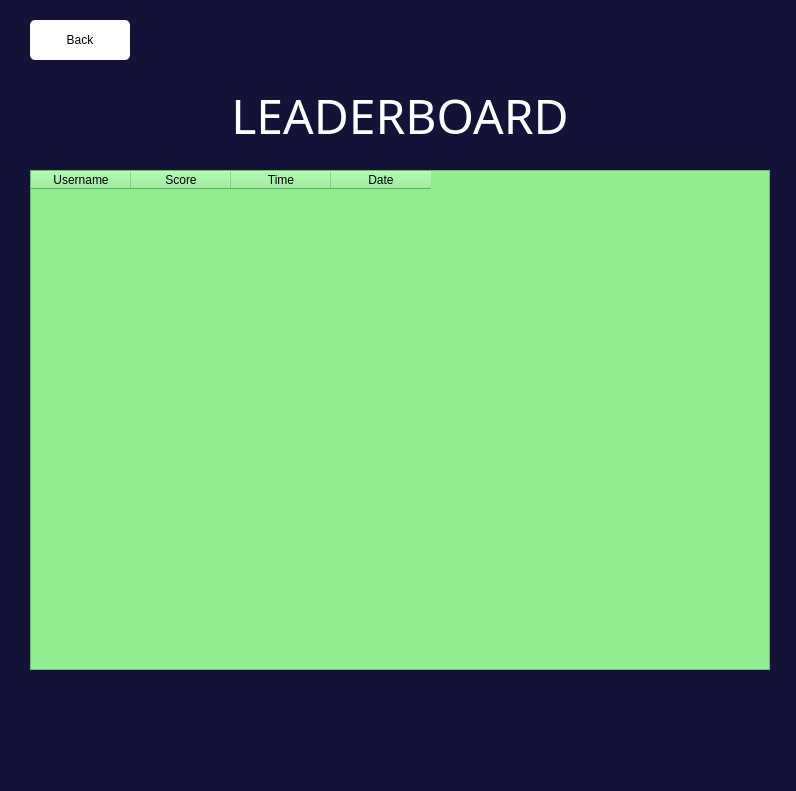
<?xml version="1.0" encoding="UTF-8"?>
<ui version="4.0">
 <class>Dialog</class>
 <widget class="QDialog" name="Dialog">
  <property name="geometry">
   <rect>
    <x>0</x>
    <y>0</y>
    <width>796</width>
    <height>791</height>
   </rect>
  </property>
  <property name="windowTitle">
   <string>Dialog</string>
  </property>
  <property name="styleSheet">
   <string notr="true">background-color:#131239;</string>
  </property>
  <widget class="QPushButton" name="f_back">
   <property name="geometry">
    <rect>
     <x>30</x>
     <y>20</y>
     <width>100</width>
     <height>40</height>
    </rect>
   </property>
   <property name="cursor">
    <cursorShape>PointingHandCursor</cursorShape>
   </property>
   <property name="styleSheet">
    <string notr="true">font: 75 italic 14pt &quot;Georgia&quot;;
background:white;
border-radius:5px;
color:black;</string>
   </property>
   <property name="text">
    <string>Back</string>
   </property>
   <property name="icon">
    <iconset>
     <normaloff>../Images and icon/Back.png</normaloff>../Images and icon/Back.png</iconset>
   </property>
   <property name="iconSize">
    <size>
     <width>25</width>
     <height>25</height>
    </size>
   </property>
  </widget>
  <widget class="QLabel" name="labelHeading">
   <property name="geometry">
    <rect>
     <x>150</x>
     <y>80</y>
     <width>500</width>
     <height>70</height>
    </rect>
   </property>
   <property name="font">
    <font>
     <family>Copperplate Gothic Light</family>
     <pointsize>36</pointsize>
     <weight>50</weight>
     <italic>false</italic>
     <bold>false</bold>
    </font>
   </property>
   <property name="styleSheet">
    <string notr="true">font: 36pt &quot;Copperplate Gothic Light&quot;;
color:white;

</string>
   </property>
   <property name="text">
    <string>LEADERBOARD</string>
   </property>
   <property name="alignment">
    <set>Qt::AlignCenter</set>
   </property>
  </widget>
  <widget class="QTableWidget" name="tableWidget">
   <property name="geometry">
    <rect>
     <x>30</x>
     <y>170</y>
     <width>740</width>
     <height>500</height>
    </rect>
   </property>
   <property name="styleSheet">
    <string notr="true">background-color: lightgreen;</string>
   </property>
   <column>
    <property name="text">
     <string>Username</string>
    </property>
   </column>
   <column>
    <property name="text">
     <string>Score</string>
    </property>
   </column>
   <column>
    <property name="text">
     <string>Time</string>
    </property>
   </column>
   <column>
    <property name="text">
     <string>Date</string>
    </property>
   </column>
  </widget>
 </widget>
 <resources/>
 <connections/>
</ui>
